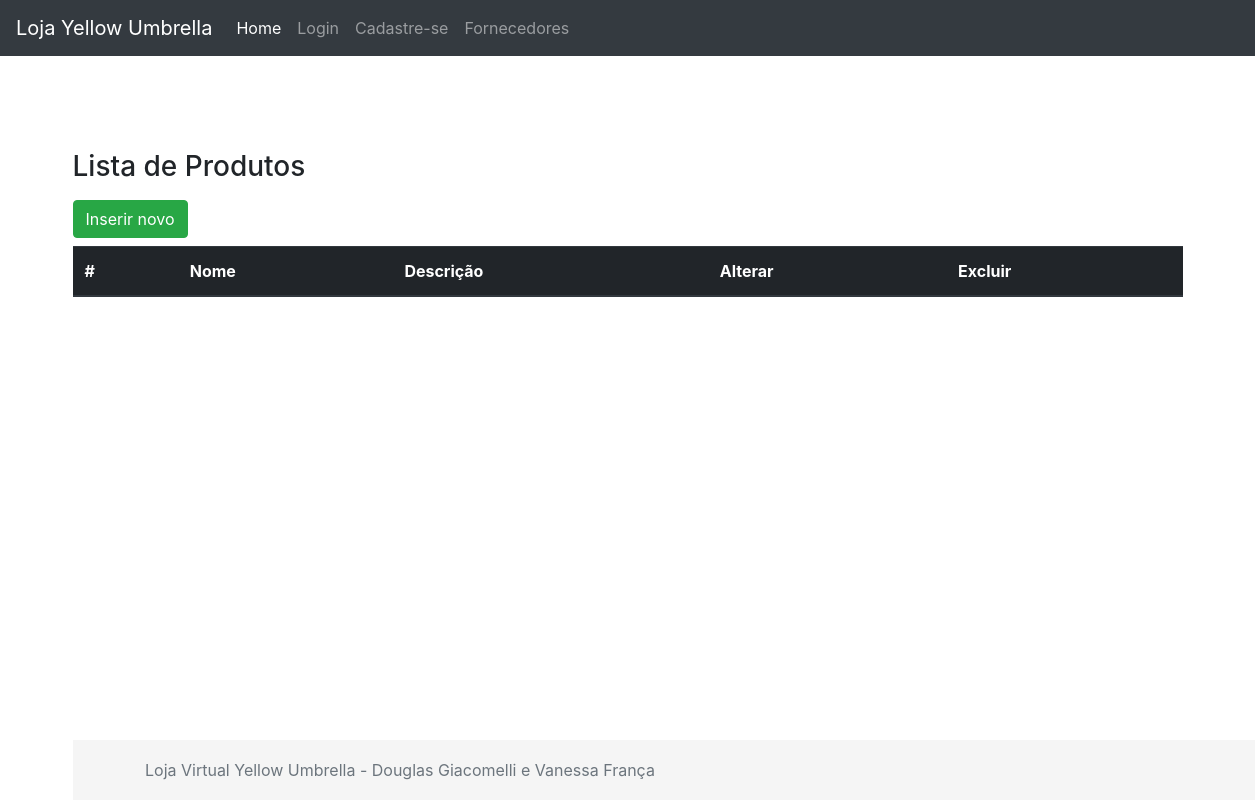
The app's page /produto/view_produtos.php, older data.
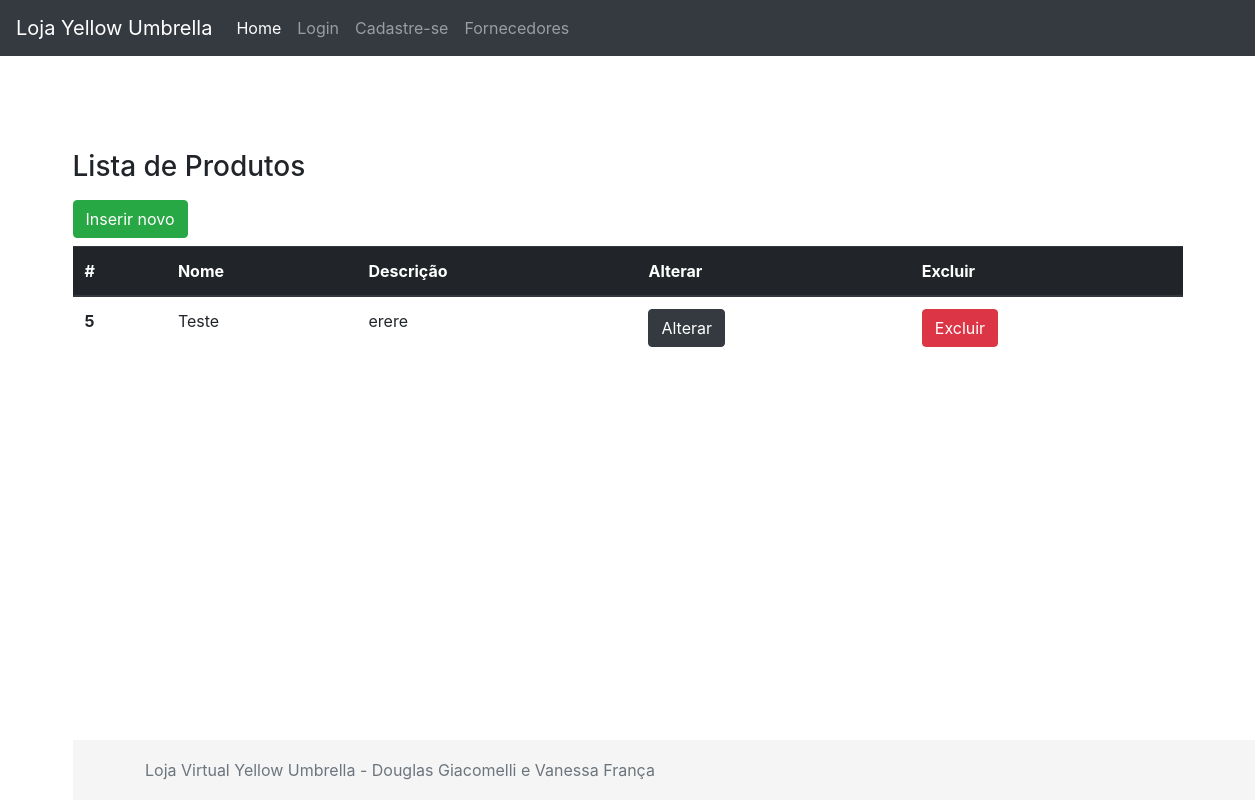
The same page, newer data.
### tables this page shows
CREATE TABLE `produto` (
  `id` int NOT NULL AUTO_INCREMENT,
  `nome` varchar(255) NOT NULL,
  `descricao` text NOT NULL,
  `foto` varchar(255) NOT NULL,
  `fornecedor_id` int NOT NULL,
  PRIMARY KEY (`id`),
  KEY `fornecedor_id` (`fornecedor_id`),
  CONSTRAINT `produto_ibfk_1` FOREIGN KEY (`fornecedor_id`) REFERENCES `fornecedor` (`id`)
);

### fachada.php (called while the page is built, shortened)
<?php
include_once('model/Produto.php');
include_once('dao/mysql/MysqlDaoFactory.php');
$factory = new MysqlDaofactory();
?>

### dao/mysql/MysqlDaoFactory.php (called while the page is built, shortened)
<?php
include_once('MysqlProdutoDao.php');
class MysqlDaofactory extends DaoFactory {
    private $host = "localhost";
    private $db_name = "web2";
    private $port = "3306";
    private $username = "root";
    private $password = "v6a10fr4nc486";
    public function getConnection(){
        $this->conn = null;
        $dsn="mysql:host=" . $this->host . ";port=" . $this->port . ";dbname=" . $this->db_name;
        try{
            $this->conn = new PDO($dsn, $this->username, $this->password);
      }catch(PDOException $exception){
            echo "Connection error: " . $exception->getMessage() . "\n";
            echo "DSN = " . $dsn;
        }
        return $this->conn;
    }
    public function getProdutoDao() {
        return new MysqlProdutoDao($this->getConnection());
    }
}
?>

### dao/DAO.php (called while the page is built, shortened)
<?php
abstract class DAO {
    public function __construct($conn){
        $this->conn = $conn;
    }
}
?>

### dao/mysql/MysqlProdutoDao.php (called while the page is built, shortened)
<?php
include_once($_SERVER['DOCUMENT_ROOT'].'/yellow_umbrella/dao/DAO.php');
class MysqlProdutoDao extends DAO implements ProdutoDao {
    private $table_name = 'produto';
    public function buscaTodos() {
        $query = "SELECT
                    p.id, p.nome, p.descricao, p.foto, fornecedor_id, f.nome as fornecedor_nome
                FROM
                    " . $this->table_name ." p
                    JOIN fornecedor f on (fornecedor_id = f.id)
                    ORDER BY id ASC";
        $stmt = $this->conn->prepare( $query );
        $stmt->execute();
        $produtos = [];
        while ($row = $stmt->fetch(PDO::FETCH_ASSOC)){
            extract($row);
            $produto = new Produto($id, $nome, $descricao, $foto, $fornecedor_id, $fornecedor_nome);
            $produtos[] = $produto;
        }
        return $produtos;
    }
}
?>

### model/Produto.php (called while the page is built, shortened)
<?php
class Produto{
    private $id;
    private $nome;
    private $descricao;
    public function __construct( $id=null, $nome, $descricao, $foto, $fornecedor_id, $fornecedor_nome=null){
        $this->id=$id;
        $this->nome=$nome;
        $this->descricao=$descricao;
    }
    public function getId() { return $this->id; }
    public function getNome() { return $this->nome; }
    public function getDescricao() { return $this->descricao; }
}
?>

### produto/view_produtos.php (the view, shortened to what this page needs)
<?php
    include "../fachada.php";
    include "../header.php";
    $dao = $factory->getProdutoDao();
    $produtos = $dao->buscaTodos();
?>
<main role="main" class="container">
    <h3 class="mb-3">Lista de Produtos</h3>
    <div class="row">
        <div class="col-12">
            <a href="view_cadastro_produto.php" class="btn btn-success mb-2">Inserir novo</a>
        </div>
        <div class="col-12">
        <table class="table">
            <thead class="thead-dark">
                <tr>
                <th scope="col">#</th>
                <th scope="col">Nome</th>
                <th scope="col">Descrição</th>
                <th scope="col">Alterar</th>
                <th scope="col">Excluir</th>
                </tr>
            </thead>
            <tbody>
            <?php
                foreach($produtos as $item){
            ?>
                <tr>
                <th scope="row"><?=$item->getID()?></th>
                <td><?=$item->getNome()?></td>
                <td><?=$item->getDescricao()?></td>
                <td><a href="view_editar_produto.php?id=<?=$item->getID()?>" class="btn btn-dark">Alterar</button></td>
                <td><a href="exclui_produto.php?id=<?=$item->getID()?>" class="btn btn-danger">Excluir</button></td>
                </tr>
            <?php
                }
            ?>
            </tbody>
        </table>
        </div>
    </div>
<main>
<?php include "../footer.php"; ?>

Row changes from the older to the newer data that the page shows:
added produto: id "5", nome "Teste", descricao "erere"
